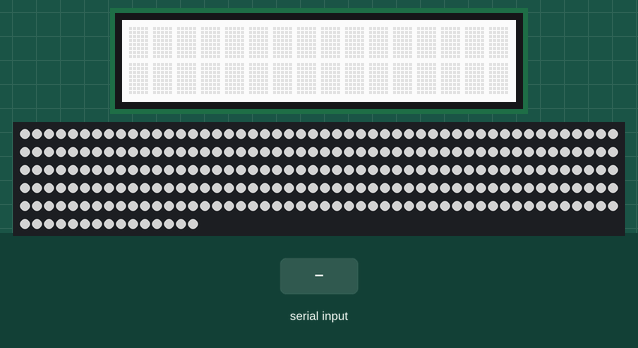
This sketch was run on a simulated Arduino Uno, built with avr-gcc and run on an emulated ATmega328P. On the bench: 16×2 character LCD, 265 RGB LEDs in strip order, left to right, continuing on the next row. The test bench sets the inputs (shaded band). Dim RGB values are drawn brighter than linear.

Above: at 1.5 s.
1.6 s: "rainbow" received over Serial
At 2.77 s:
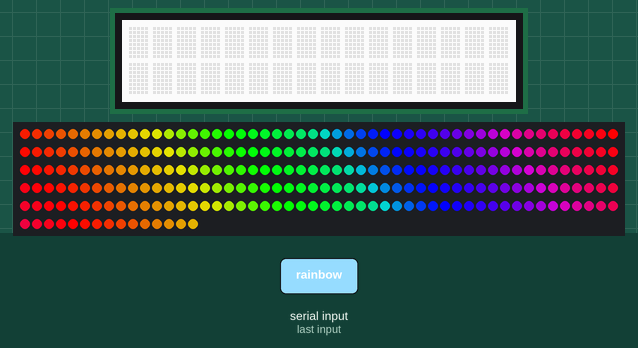
At 3.37 s:
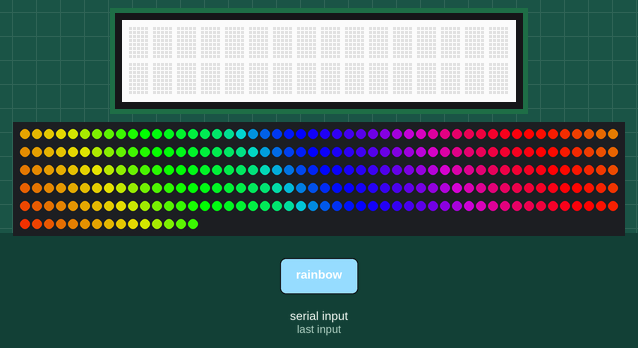
Timing chart, 0 to 4.9 s (numbered marks = the images above; inputs shaded):
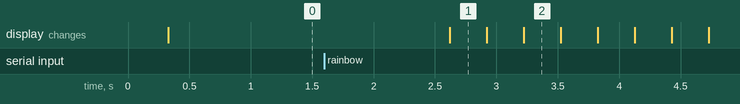

The sketch:

arduinoLCD.ino
```cpp
// include the library code:
#include <Wire.h>
#include <Adafruit_RGBLCDShield.h>
#include <utility/Adafruit_MCP23017.h>
#include "FastLED.h"
#define COLOR_ORDER GRB
#define MAX_BRIGHTNESS 255
//Tell it how many leds are in the strip. AndyMark's 2.5 meter strip has 150 leds
#define NUM_LEDS 265
// This is an array of leds. One item for each led in your strip
CRGB leds[NUM_LEDS];
//CSK 3/17/2014 I moved this to a pin that doesn't conflict with Ethernet functions in case you want to controlLEDs via Ethernet
#define DATA_PIN 6 //White wire from the http://www.andymark.com/product-p/am-2917.htm powerconnector
//This function is used to setup things like pins, Serial ports etc.
//Here we specify which chipset our LEDs run off of by our choice of config function
 CRGB Conductors;

// The shield uses the I2C SCL and SDA pins. On classic Arduinos
// this is Analog 4 and 5 so you can't use those for analogRead() anymore
// However, you can connect other I2C sensors to the I2C bus and share
// the I2C bus.
Adafruit_RGBLCDShield lcd = Adafruit_RGBLCDShield();

// These #defines make it easy to set the backlight color
#define RED 0x1
#define YELLOW 0x3
#define GREEN 0x2
#define TEAL 0x6
#define BLUE 0x4
#define VIOLET 0x5
#define WHITE 0x7

void setup() {
  // Debugging output
  Serial.begin(9600);
  // set up the LCD's number of columns and rows:
  lcd.begin(16, 2);
  //lcd.print("Conductors 4580");
  lcd.setBacklight(WHITE);
 FastLED.addLeds<WS2812B, DATA_PIN, COLOR_ORDER>(leds, NUM_LEDS);
 FastLED.clear();
 FastLED.show();
 delay(250);
 //clear() turns all LEDs off
 FastLED.clear();
 FastLED.setBrightness(MAX_BRIGHTNESS);
 fill_solid( leds, NUM_LEDS /*number of leds*/, CRGB( 125, 125, 125) );
 FastLED.show();
 Conductors.r = 148;
 Conductors.g = 0;
 Conductors.b = 211;
}
void rainbow(uint8_t wait)
{
 uint16_t hue;
 FastLED.clear();
 for(hue=10; hue<255*3; hue++)
 {
 fill_rainbow( &(leds[0]), NUM_LEDS /*led count*/, hue /*starting hue*/);
 FastLED.show();
 delay(wait);
 }
 return;
}
//Cylon - LED sweeps back and forth, with the color, delay and number of cycles of your choice
void cylon(CRGB color, uint16_t wait, uint8_t number_of_cycles)
{
 FastLED.setBrightness(MAX_BRIGHTNESS);
 for (uint8_t times = 0; times<=number_of_cycles; times++)
 {
 // Make it look like one LED is moving in one direction
 for(int led_number = 0; led_number < NUM_LEDS; led_number++)
 {
 //Apply the color that was passed into the function
 leds[led_number] = color;
 //Actually turn on the LED we just set
 FastLED.show();
 // Turn it back off
 leds[led_number] = CRGB::Black;
 // Pause before "going" to next LED
 delay(wait);
 }
 // Now "move" the LED the other direction
 for(int led_number = NUM_LEDS-1; led_number >= 0; led_number--)
 {
 //Apply the color that was passed into the function
 leds[led_number] = color;
 //Actually turn on the LED we just set
 FastLED.show();
 // Turn it back off
 leds[led_number] = CRGB::Black;
 // Pause before "going" to next LED
 delay(wait);
 }
 }
 return;
}
uint8_t i=0;
void loop() {
  uint8_t buttons = lcd.readButtons();
      while(true) {
        String inputSerial = Serial.readString();
        if (inputSerial == "rainbow") {
          //cylon(Conductors,0,1);
          rainbow(1);
        }
  }
}

//These are the functions we have defined to do chase patterns. They are actually called inside the loop() above
//They are meant to demonstrate things such as setting LED colors, controlling brightness
void color_chase(uint32_t color, uint8_t wait)
{
 FastLED.clear();
 //The brightness ranges from 0-255
 //Sets brightness for all LEDS at once
 FastLED.setBrightness(MAX_BRIGHTNESS);
 // Move a block of LEDs

 for(int led_number = 0; led_number < NUM_LEDS - 5; led_number++)
 {
 // Turn our current led ON, then show the leds
 leds[led_number] = color;
 //CSK 4/22/2016 Make it multiple dots on
 leds[led_number + 1] = color;
 leds[led_number + 2] = color;
 leds[led_number + 3] = color;
 leds[led_number + 4] = color;
 leds[led_number + 5] = color;
 // Show the leds (only one of which is has a color set, from above
 // Show turns actually turns on the LEDs
 FastLED.show();
 // Wait a little bit
 delay(wait);
 // Turn our current led back to black for the next loop around
 //CSK 4/22/2016 Turn the dots off
 leds[led_number] = CRGB::Black;
 }
 return;
}
//Move an "empty" dot down the strip
void missing_dot_chase(uint32_t color, uint8_t wait)
{
 //Step thru some brightness levels from max to 10. led_brightness/=2 is a cryptic shorthand way of sayingled_brightness = led_brightness/2
 // for (int led_brightness = MAX_BRIGHTNESS; led_brightness > 10; led_brightness/=2)
 {
 //FastLED.setBrightness(led_brightness);
 //CSK 4/22/2016 Turn brightness down to save batteries since almost all leds are on
 FastLED.setBrightness(25);
 // Start by turning all pixels on:
 //for(int led_number = 0; led_number < NUM_LEDS; led_number++) leds[led_number] = color;
 //https://github.com/FastLED/FastLED/wiki/Controlling-leds
 fill_solid(leds, NUM_LEDS, color);
 // Then display one pixel at a time:
 for(int led_number = 0; led_number < NUM_LEDS - 5; led_number++)
 {
 leds[led_number] = CRGB::Black; // Set new pixel 'off'
 //CSK 4/22/2016
 leds[led_number + 1] = CRGB::Black; // Set new pixel 'off'
 leds[led_number + 2] = CRGB::Black; // Set new pixel 'off'
 leds[led_number + 3] = CRGB::Black; // Set new pixel 'off'
 leds[led_number + 4] = CRGB::Black; // Set new pixel 'off'
 leds[led_number + 5] = CRGB::Black; // Set new pixel 'off'
 if( led_number > 0 && led_number < NUM_LEDS)
 {
 leds[led_number-1] = color; // Set previous pixel 'on'
 }
 FastLED.show();
 delay(wait);
 }
 }
 return;
}
```
